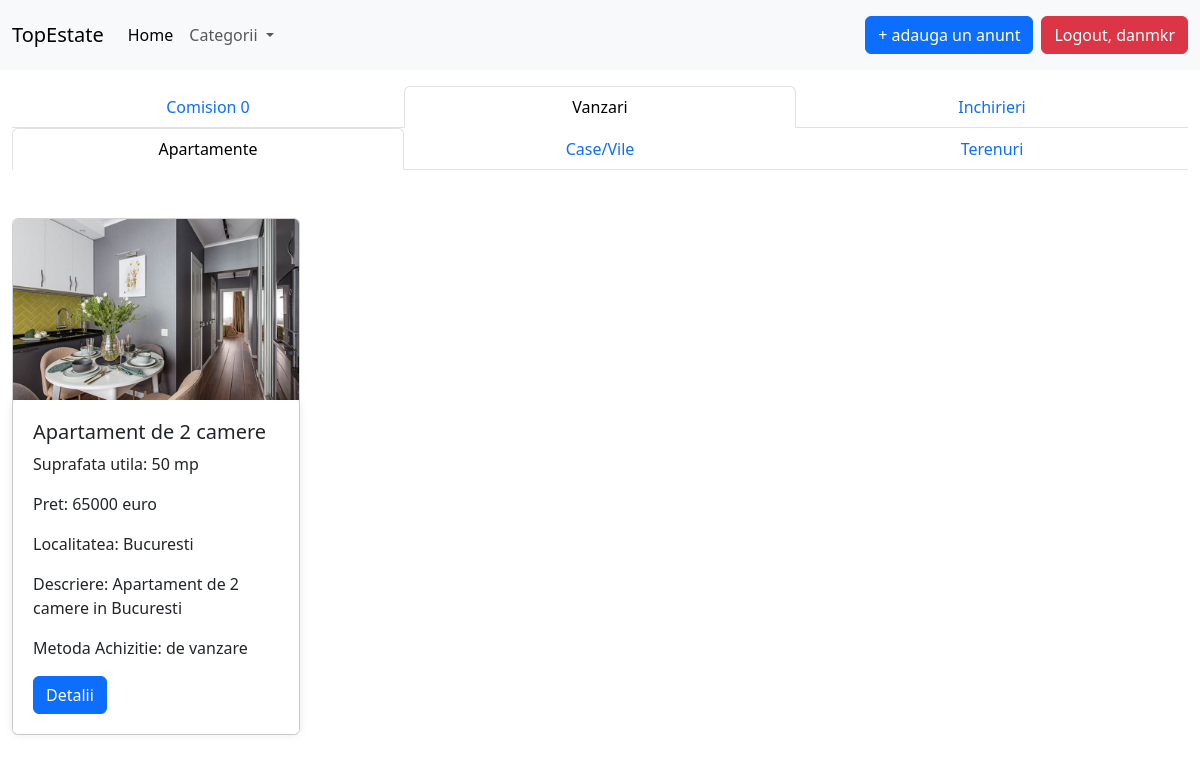
Screenshot of /comision_0/vanzari/apartamente/ (signed in) with the database file from the repository.
### createPost/models.py (models this page shows, shortened)
class Anunt(models.Model):
    optiuni_proprietati = [
        ('apartamente', 'Apartamente'),
        ('case/vile', 'Case/Vile'),
        ('terenuri', 'Terenuri')
    ]
    optiuni_achizitie = [
        ('de vanzare', 'De vanzare'),
        ('de inchiriat', 'De inchiriat')
    ]
    tipuri_anunt = [
        ('C0', 'Comision 0'),
        ('AR', 'Ansamblu Rezidential'),
        ('AI', 'Agentii Imobiliare')
    ]
    tip_proprietate = models.CharField(choices=optiuni_proprietati, max_length=30)
    tip_vanzare = models.CharField(choices=optiuni_achizitie, max_length=30)
    titul_anunt = models.CharField(max_length=80)
    poze = models.ImageField(upload_to='media/', null=True)
    suprafata_utila = models.CharField(max_length=10)
    numar_camere = models.CharField(max_length=15)
    numar_bai = models.CharField(max_length=15)
    numar_carte_funciara = models.CharField(max_length= 15)
    pret = models.CharField(max_length=30)
    localizare = models.CharField(max_length=80)
    descriere = models.TextField(max_length=500)
    tip_anunt = models.CharField(choices=tipuri_anunt, max_length=2)

### sellMethod/views.py (the view)
# urls.py: path('comision_0/vanzari/apartamente/', views.SellComision0ApartamenteView.as_view(), name='sell-C0-ap'),
class SellComision0ApartamenteView(ListView):
    template_name = 'sellMethod/sell_C0_ap.html'
    model = Anunt
    context_object_name = 'all_announce'
    def get_queryset(self):
        return Anunt.objects.filter(tip_vanzare='de vanzare', tip_anunt='C0', tip_proprietate='apartamente')

### templates/sellMethod/sell_C0_ap.html (shortened to what this page needs)
{% extends 'base.html' %}
{% load static %}
{% block content %}
    <div class="container-fluid mt-3 mb-3">
        <div class="row justify-content-center">
            <div class="mx-auto">
                <ul class="nav nav-tabs justify-content-center">
                    <li class="nav-item col">
                        <a class="nav-link text-center" href="{% url 'comision-0' %}">Comision 0</a>
                    </li>
                    <li class="nav-item col">
                        <a class="nav-link active text-center" aria-current="page" href="{% url 'sell-C0' %}">Vanzari</a>
                    </li>
                    <li class="nav-item col">
                        <a class="nav-link text-center" href="{% url 'rent-C0' %}">Inchirieri</a>
                    </li>
                </ul>
                <ul class="nav nav-tabs justify-content-center">
                    <li class="nav-item col">
                        <a class="nav-link active text-center" href="{% url 'sell-C0-ap' %}">Apartamente</a>
                    </li>
                    <li class="nav-item col">
                        <a class="nav-link text-center" aria-current="page" href="{% url 'sell-C0-case' %}">Case/Vile</a>
                    </li>
                    <li class="nav-item col">
                        <a class="nav-link text-center" aria-current="page" href="{% url 'sell-C0-terenuri' %}">Terenuri</a>
                    </li>
                </ul>
                {% if user.is_authenticated %}
                    <div class="row">
                        {% for anunt in all_announce %}
                            <div class="col-md-3 ">
                                <br><br>
                                <div class="card" style="width: 18rem;">
                                    {% if anunt.poze %}
                                        <img src="{{ anunt.poze.url }}" class="card-img-top" alt="...">
                                    {% else %}
                                        <img src="{% static 'images/no_image_available.png' %}" class="card-img-top" alt="...">
                                    {% endif %}
                                    <div class="card-body">
                                        <h5 class="card-title">{{ anunt.titul_anunt }}</h5>
                                        <p class="card-text">Suprafata utila: {{ anunt.suprafata_utila }} mp</p>
                                        <p class="card-text">Pret: {{ anunt.pret }} euro</p>
                                        <p class="card-text">Localitatea: {{ anunt.localizare }}</p>
                                        <p class="card-text">Descriere: {{ anunt.descriere }}</p>
                                        <p class="card-text">Metoda Achizitie: {{ anunt.tip_vanzare }}</p>
                                        <a href="{% url 'post' anunt.id %}" class="btn btn-primary">Detalii</a>
                                    </div>
                                </div>
                            </div>
                        {% endfor %}
                    </div>
                {% else %}
                    <p class="text-center"><a href="{% url 'login' %}"> Intra in cont pentru a vedea anunturile </a></p>
                {% endif %}
            </div>
        </div>
    </div>
{% endblock %}

### templates/navbar.html (shortened to what this page needs)
<nav class="navbar navbar-expand-lg bg-body-tertiary">
    <div class="container-fluid">
        <a class="navbar-brand" href="{% url 'home' %}">TopEstate</a>
        <div class="collapse navbar-collapse" id="navbarSupportedContent">
            <ul class="navbar-nav me-auto mb-2 mb-lg-0">
                <li class="nav-item">
                    <a class="nav-link active" aria-current="page" href="{% url 'home' %}">Home</a>
                </li>
                <li class="nav-item dropdown">
                    <a class="nav-link dropdown-toggle" href="#" role="button" data-bs-toggle="dropdown"
                       aria-expanded="false">
                        Categorii
                    </a>
                </li>
            </ul>
            {% if user.is_authenticated %}
                <div class = 'p-2'>
                    <a href="{% url 'create-post' %}" class="btn btn-primary"> + adauga un anunt </a>
                </div>
                <div>
                    <a href="{% url 'logout' %}" class="btn btn-danger">Logout, {{ user.username }}</a>
                </div>
            {% else %}
                <div>
                    <a href="{% url 'login' %}" class="btn btn-success">Login</a>
                    <a href="{% url 'create-user' %}" class="btn btn-warning">Sign Up</a>
                </div>
            {%  endif %}
        </div>
    </div>
</nav>

### static/css/my_style.css (style rules this page uses)
.card-body { background-color: #fff; padding: 20px; border-radius: 5px; box-shadow: 0px 0px 10px rgba(0,0,0,0.1); }

### rows the page displays
Anunt: poze (picture), titul_anunt "Apartament de 2 camere", suprafata_utila "50", pret "65000", localizare "Bucuresti", descriere "Apartament de 2 camere in Bucuresti", tip_vanzare "de vanzare"

### other values shown
{{ user.username }} "danmkr"
